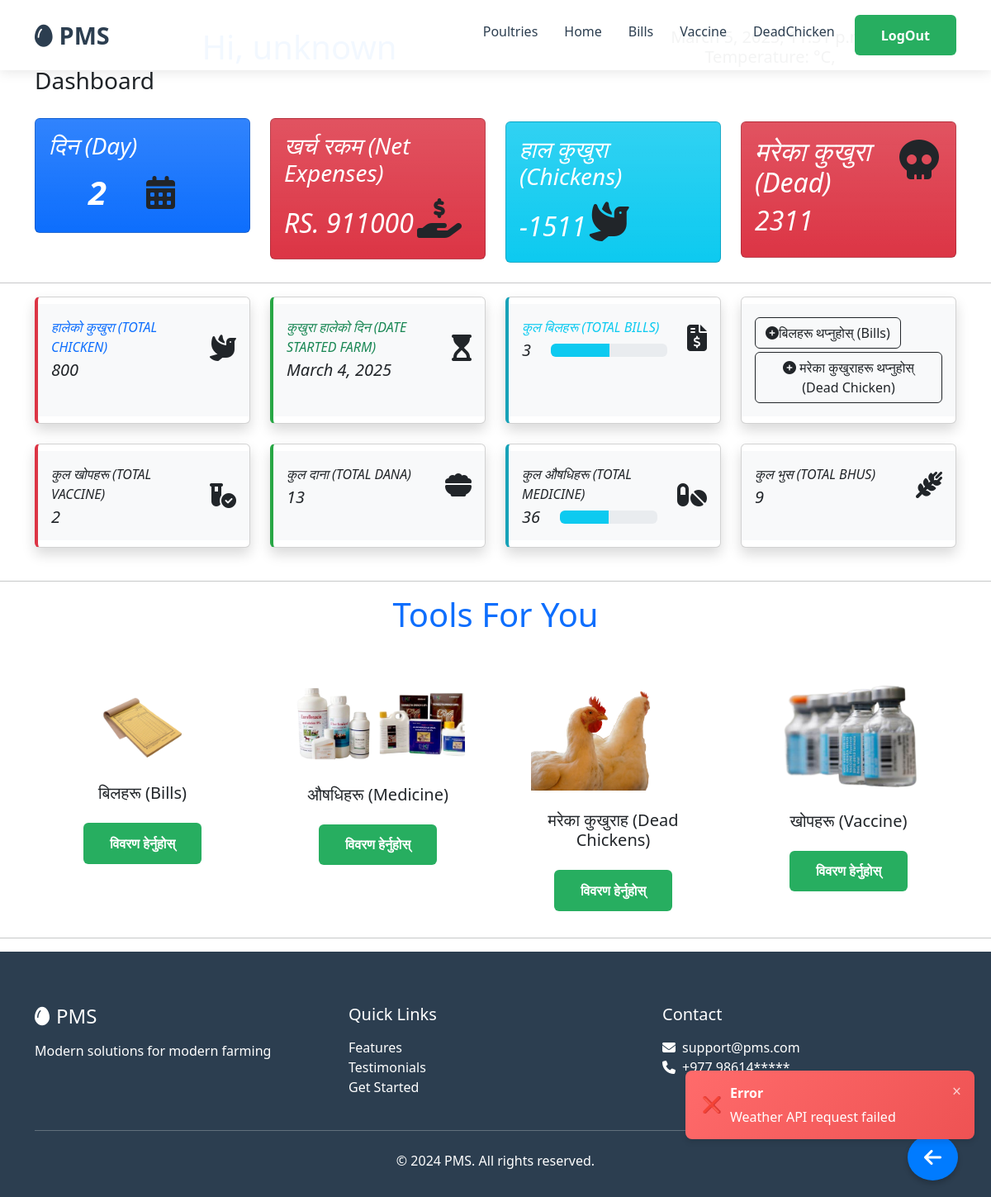
Screenshot of /userhome/mainpage/20/profile/Farm1 (signed in) with the database file from the repository.
### userhome/models.py (models this page shows, shortened)
class Poultry(models.Model):
    user = models.ForeignKey(User, on_delete=models.CASCADE)
    poultryName = models.CharField(max_length=20, primary_key=True)
    totalChicken = models.IntegerField()
    totalDead = models.IntegerField(default=0)
    startDate = models.DateField(auto_now_add=True)
    @property
    def totalDays(self):
        return ((date.today() - self.startDate)).days+1
    @property
    def totalChickenNow(self):
        return ((self.totalChicken-self.totalDead))

### userhome/views.py (the view)
# urls.py: path('mainpage/<int:user_id>/profile/<str:poultryName>',views.profile,name='profile'),
@login_required
def profile(request, user_id, poultryName):
    if not CheckUser(request, user_id):
        return redirect('/')
    temp_data = getWeatherInfo(request)
    context = getContextOfPoultry(request, user_id, poultryName)
    return render(request, 'profile.html', {
            'context': context,
            'temp': temp_data
        })

### userhome/models.py (called while the page is built)
    def calculate_totals(self, user):
        bills = BillPost.objects.filter(poultryName=self.poultryName, poultryName__user=user)
        self.totalDana = sum(bill.totalChickenFeed for bill in bills)
        self.totalMedicine = sum(bill.totalMedicine for bill in bills)
        self.totalVaccine = sum(bill.totalVaccine for bill in bills)
        self.totalAmount = sum(bill.totalAmount for bill in bills)
        self.totalBhus = sum(bill.totalBhus for bill in bills)

### userhome/service.py (called while the page is built, shortened)
def getWeatherInfo(request):
        url = f'http://api.openweathermap.org/data/2.5/weather?q=pokhara&appid={config("OPENWEATHER_API_KEY")}&units=metric'
        try:
            response = requests.get(url)
            response.raise_for_status()  # Raise an HTTPError for bad responses
            data = response.json()
        except requests.RequestException as e:
            messages.error(request, "Weather API request failed")
            return JsonResponse({'error': 'Weather API request failed', 'details': str(e)}, status=500)
        except ValueError as e:
            messages.error(request, "Failed to parse JSON response from Weather")
            return JsonResponse({'error': 'Failed to parse JSON response from Weather API', 'details': str(e)}, status=500)

def CheckUser(request, user_id):
    if request.user.id != user_id:
        messages.error(request, "You are not authorized to view this page.")
        return False
    return True

### userhome/templates/profile.html (shortened to what this page needs)
{% extends 'Base.html' %}
{% block homelink %}/userhome/mainpage/{{context.poultry.user_id}}/profile/{{context.poultry.poultryName}}{% endblock %}
{% block ShowPoultrieslink %}/userhome/mainpage/{{context.poultry.user_id}}/{% endblock %}
{% block Showbillslink %}bills/{{context.poultry.poultryName}}{% endblock %}
{% block Showvaccineslink %}vaccine/{{context.poultry.poultryName}}{% endblock %}
{% block Showdeadlink %}deads/{{context.poultry.poultryName}}{% endblock %}
{% block mainContent%}
{%load static%}
</head>
<body>
<div class="container">
  <div class="d-flex align-items-end row">
      <div class="col-sm-7">
          <div class="card-body">
              <h5 class="card-title text-primary text-center fs-1">Hi, {{context.poultry.user}}</h5>
          </div>
      </div>
      <div class="d-flex flex-column align-items-center justify-content-center col-sm-5 text-center h5 mb-0 text-gray-800 text-sm-left">
          <div>{{context.todayDate}}</div>
          <div>
          </div>
      </div>
  </div>
</div>
<div class="container d-sm-flex align-items-center justify-content-between mb-4">
  <h1 class="h3 mb-0 text-gray-800">Dashboard</h1>
</div>
<div class="container">
  <div class="row">
      <div class="col-lg-3 col-sm-6 py-sm-1 py-2">
          <div class="card bg-primary bg-gradient">
              <div class="card-body d-flex flex-column gap-2">
                  <h3 class="card-title text-white">दिन (Day)</h3>
                  <div class="d-flex">
                      <h1 class="text-white fs-1 fw-bolder px-5"><strong>{{context.poultry.totalDays}}</strong></h1>
                      <span class="float-right display-6 opacity-5"><i class="fa fa-calendar"></i></span>
                  </div>
              </div>
          </div>
      </div>
      <div class="col-lg-3 col-sm-6 py-sm-1 py-2">
          <div class="card bg-danger bg-gradient">
              <div class="card-body">
                  <h3 class="card-title text-white">खर्च रकम (Net Expenses)</h3>
                  <div class="d-inline-block">
                      <h2 class="text-white">RS. {{context.total_amount}}</h2>
                  </div>
                  <span class="float-right display-5 opacity-5"><i class="fa-solid fa-hand-holding-dollar"></i></span>
              </div>
          </div>
      </div>
      <div class="col-lg-3 col-sm-6 py-2">
          <div class="card bg-info bg-gradient">
              <div class="card-body">
                  <h3 class="card-title text-white">हाल कुखुरा (Chickens)</h3>
                  <div class="d-inline-block">
                      <h2 class="text-white">{{context.poultry.totalChickenNow}}</h2>
                  </div>
                  <span class="float-right display-5 opacity-5"><i class="fa-solid fa-dove"></i></span>
              </div>
          </div>
      </div>
      <div class="col-lg-3 col-sm-6 py-2">
          <div class="card bg-danger bg-gradient">
              <div class="card-body d-flex gap-4">
                  <div>
                      <h2 class="card-title text-white">मरेका कुखुरा (Dead)</h2>
                      <h2 class="text-white">{{context.poultry.totalDead}}</h2>
                  </div>
                  <div>
                      <span class="float-left display-5 opacity-5 px-1"><i class="fa-solid fa-skull"></i></span>
                  </div>
              </div>
          </div>
      </div>
  </div>
</div>
<hr class="text-dark">
<div class="container">
  <div class="row">
      <div class="col-xl-3 col-md-6 mb-4">
          <div class="card border-left-red shadow h-100 py-2">
              <div class="card-body bg-light">
                  <div class="row no-gutters align-items-center">
                      <div class="col mr-2">
                          <div class="text-xs font-weight-bold text-primary text-uppercase mb-1">
                              हालेको कुखुरा (Total Chicken)
                          </div>
                          <div class="h5 mb-0 font-weight-bold text-gray-800">{{context.poultry.totalChicken}}</div>
                      </div>
                      <div class="col-auto">
                          <i class="fa-solid fa-dove fa-2x"></i>
                      </div>
                  </div>
              </div>
          </div>
      </div>
      <div class="col-xl-3 col-md-6 mb-4">
          <div class="card border-left-success shadow h-100 py-2">
              <div class="card-body bg-light">
                  <div class="row no-gutters align-items-center">
                      <div class="col mr-2">
                          <div class="text-xs font-weight-bold text-success text-uppercase mb-1">
                              कुखुरा हालेको दिन (Date started farm)
                          </div>
                          <div class="h5 mb-0 font-weight-bold text-gray-800">{{context.poultry.startDate}}</div>
                      </div>
                      <div class="col-auto">
                          <i class="fa-solid fa-hourglass-start fa-2x"></i>
                      </div>
                  </div>
              </div>
          </div>
      </div>
      <div class="col-xl-3 col-md-6 mb-4">
          <div class="card border-left-info shadow h-100 py-2">
              <div class="card-body bg-light">
                  <div class="row no-gutters align-items-center">
                      <div class="col mr-2">
                          <div class="text-xs font-weight-bold text-info text-uppercase mb-1">कुल बिलहरू (Total Bills)</div>
                          <div class="row no-gutters align-items-center">
                              <div class="col-auto">
                                  <div class="h5 mb-0 mr-3 font-weight-bold text-gray-800">{{context.total_bills}}</div>
                              </div>
                              <div class="col">
                                  <div class="progress progress-sm mr-2">
                                      <div class="progress-bar bg-info" role="progressbar" style="width: 50%" aria-valuenow="50" aria-valuemin="0" aria-valuemax="100"></div>
                                  </div>
                              </div>
                          </div>
                      </div>
                      <div class="col-auto">
                          <i class="fas fa-file-invoice-dollar fa-2x"></i>
                      </div>
                  </div>
              </div>
          </div>
      </div>
      <div class="col-xl-3 col-md-6 mb-4">
          <div class="card border-left-warning shadow h-100 py-2">
              <div class="card-body bg-light">
                  <button class="btn btn-outline-dark" data-bs-toggle="modal" data-bs-target="#addimg">
                      <i class="fa-solid fa-circle-plus"></i>बिलहरू थप्नुहोस् (Bills)
                  </button>
                  <button class="btn btn-outline-dark mt-1" data-bs-toggle="modal" data-bs-target="#addDead">
                      <i class="fa-solid fa-circle-plus"></i> मरेका कुखुराहरू थप्नुहोस् (Dead Chicken)
                  </button>
              </div>
          </div>
      </div>
  </div>
</div>
<div class="container">
  <div class="row">
      <div class="col-xl-3 col-md-6 mb-4">
          <div class="card border-left-red shadow h-100 py-2">
              <div class="card-body bg-light">
                  <div class="row no-gutters align-items-center">
                      <div class="col mr-2">
                          <div class="text-xs font-weight-bold text-dark text-uppercase mb-1">
                              कुल खोपहरू (Total vaccine)
                          </div>
                          <div class="h5 mb-0 font-weight-bold text-gray-800">{{context.vaccine}}</div>
                      </div>
                      <div class="col-auto">
                          <i class="fa-solid fa-vial-circle-check fa-2x"></i>
                      </div>
                  </div>
              </div>
          </div>
      </div>
      <div class="col-xl-3 col-md-6 mb-4">
          <div class="card border-left-success shadow h-100 py-2">
              <div class="card-body bg-light">
                  <div class="row no-gutters align-items-center">
                      <div class="col mr-2">
                          <div class="text-xs font-weight-bold text-dark text-uppercase mb-1">
                              कुल दाना (Total Dana)
                          </div>
                          <div class="h5 mb-0 font-weight-bold text-gray-800">{{context.dana}}</div>
                      </div>
                      <div class="col-auto">
                          <i class="fa-solid fa-bowl-food fa-2x"></i>
                      </div>
                  </div>
              </div>
          </div>
      </div>
      <div class="col-xl-3 col-md-6 mb-4">
          <div class="card border-left-info shadow h-100 py-2">
              <div class="card-body bg-light">
                  <div class="row no-gutters align-items-center">
                      <div class="col mr-2">
                          <div class="text-xs font-weight-bold text-dark text-uppercase mb-1">कुल औषधिहरू (Total Medicine)</div>
                          <div class="row no-gutters align-items-center">
                              <div class="col-auto">
                                  <div class="h5 mb-0 mr-3 font-weight-bold text-gray-800">{{context.medicine}}</div>
                              </div>
                              <div class="col">
                                  <div class="progress progress-sm mr-2">
                                      <div class="progress-bar bg-info" role="progressbar" style="width: 50%" aria-valuenow="50" aria-valuemin="0" aria-valuemax="100"></div>
                                  </div>
                              </div>
                          </div>
                      </div>
                      <div class="col-auto">
                          <i class="fa-solid fa-pills fa-2x"></i>
                      </div>
                  </div>
              </div>
          </div>
      </div>
      <div class="col-xl-3 col-md-6 mb-4">
          <div class="card border-left-warning shadow h-100 py-2">
              <div class="card-body bg-light">
                  <div class="row no-gutters align-items-center">
                      <div class="col mr-2">
                          <div class="text-xs font-weight-bold text-dark text-uppercase mb-1">
                              कुल भुस (Total Bhus)
                          </div>
                          <div class="h5 mb-0 font-weight-bold text-gray-800">{{context.total_bhus}}</div>
                      </div>
                      <div class="col-auto">
                          <i class="fa-solid fa-wheat-awn fa-2x"></i>
                      </div>
                  </div>
              </div>
          </div>
      </div>
  </div>
</div>
<hr class="text-dark">
<section>
  <div class="container">
      <div class="row justify-content-center">
          <div class="col-auto mb-5 mb-md-7">
              <h1 class="fw-semi-bold text-primary">Tools <span class="text-1100">For You</span></h1>
          </div>
      </div>
      <div class="row">
        <div class="col-sm-6 col-lg-3 mb-4 mb-lg-0 text-center">
          <div class="px-0 px-lg-3">
              <img class="img-fluid mb-4" src='{%static "images/bill.png"%}' width="100" alt="...">
              <h3 class="h5 mb-4 font-base">बिलहरू (Bills)</h3>
              <p class="text-center">
                  <a href="bills/{{context.poultry.poultryName}}" type="button" class="btn btn-primary text-center">विवरण हेर्नुहोस्</a>
              </p>
          </div>
      </div>
      <div class="col-sm-6 col-lg-3 mb-4 mb-lg-0 text-center">
          <div class="px-0 px-lg-3">
              <img class="img-fluid mb-4" src='{%static "images/medicine.png"%}' alt="...">
              <h3 class="h5 mb-4 font-base">औषधिहरू (Medicine)</h3>
              <p class="text-center">
                  <a href="#" type="button" class="btn btn-primary text-center">विवरण हेर्नुहोस्</a>
              </p>
          </div>
      </div>
      <div class="col-sm-6 col-lg-3 mb-4 mb-lg-0 text-center">
          <div class="px-0 px-lg-3">
              <img class="img-fluid mb-4" src='{%static "images/chicken.png"%}' width="200" alt="...">
              <h3 class="h5 mb-4 font-base">मरेका कुखुराह (Dead Chickens)</h3>
              <p class="text-center">
                  <a href="deads/{{context.poultry.poultryName}}" type="button" class="btn btn-primary text-center">विवरण हेर्नुहोस्</a>
              </p>
          </div>
      </div>
      <div class="col-sm-6 col-lg-3 mb-4 mb-lg-0 text-center">
          <div class="px-0 px-lg-3">
              <img class="img-fluid mb-4" src='{%static "images/vaccine.png"%}' width="200" alt="...">
              <h3 class="h5 mb-4 font-base">खोपहरू (Vaccine)</h3>
              <p class="text-center">
                  <a href="vaccine/{{context.poultry.poultryName}}" type="button" class="btn btn-primary text-center">विवरण हेर्नुहोस्</a>
              </p>
          </div>
      </div>
  </div>
</div>
</section>
<hr>
              {% load static %}
              {% load static %}
{%endblock%}

### userhome/templates/Base.html (style rules this page uses)
.card { font-style: oblique; }

### userhome/templates/profile.html (style rules this page uses)
:root { --primary-color: #2c3e50; --accent-color: #27ae60; }
body { font-family: 'Segoe UI', Tahoma, Geneva, Verdana, sans-serif; }
.border-left-red { border-left: 0.25rem solid #dc3545; }
.border-left-success { border-left: 0.25rem solid #28a745; }
.border-left-info { border-left: 0.25rem solid #17a2b8; }

### rows the page displays
Poultry: poultry.totalDays "2", poultry.totalChickenNow "-1511", poultry.totalDead "2311", poultry.totalChicken "800", poultry.startDate "March 4, 2025"

### other values shown
{{ context.total_amount }} "911000"
{{ context.total_bills }} "3"
{{ context.vaccine }} "2"
{{ context.dana }} "13"
{{ context.medicine }} "36"
{{ context.total_bhus }} "9"
